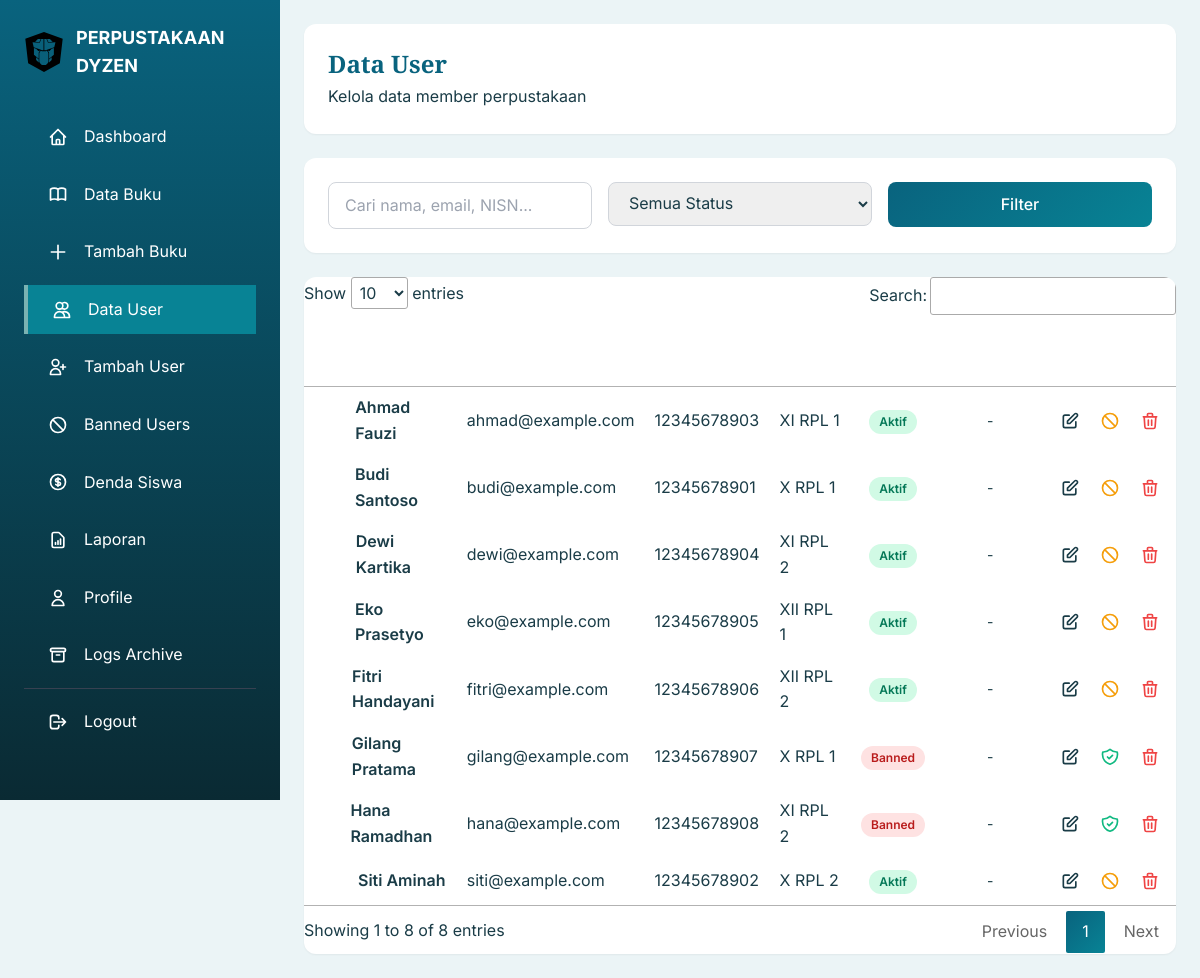
Screenshot of /page/admin/list_user.php (signed in) with the database file from the repository.
### tables this page shows
CREATE TABLE IF NOT EXISTS `users` (
    `id` INT(11) NOT NULL AUTO_INCREMENT,
    `nama` VARCHAR(100) NOT NULL,
    `email` VARCHAR(100) NOT NULL,
    `password` VARCHAR(255) NOT NULL,
    `role` ENUM('admin', 'user') NOT NULL DEFAULT 'user',
    `nisn` VARCHAR(20) DEFAULT NULL,
    `kelas` VARCHAR(20) DEFAULT NULL,
    `foto` VARCHAR(255) DEFAULT NULL,
    `status` ENUM('aktif', 'banned') NOT NULL DEFAULT 'aktif',
    `token_reset` VARCHAR(255) DEFAULT NULL,
    `last_login` DATETIME DEFAULT NULL,
    `created_at` TIMESTAMP NOT NULL DEFAULT CURRENT_TIMESTAMP,
    `updated_at` TIMESTAMP NOT NULL DEFAULT CURRENT_TIMESTAMP ON UPDATE CURRENT_TIMESTAMP,
    PRIMARY KEY (`id`),
    UNIQUE KEY `email` (`email`),
    UNIQUE KEY `nisn` (`nisn`),
    KEY `idx_status` (`status`),
    KEY `idx_role_status` (`role`, `status`)
);

### config/data_base.php (called while the page is built, shortened)
<?php
function e($string, $flags = ENT_QUOTES) {
    return htmlspecialchars($string ?? '', $flags, 'UTF-8');
}

### page/admin/list_user.php (the view, shortened to what this page needs)
<?php
require_once '../../config/data_base.php';
$search = isset($_GET['search']) ? sanitize($_GET['search']) : '';
$query = "SELECT * FROM users WHERE role = 'user'";
$params = [];
$query .= " ORDER BY created_at DESC";
$stmt = $pdo->prepare($query);
$stmt->execute($params);
$users = $stmt->fetchAll();
?>
<!DOCTYPE html>
<html lang="id">
<head>
    <link href="https://cdn.jsdelivr.net/npm/tailwindcss@2/dist/tailwind.min.css" rel="stylesheet">
    <link href="https://cdn.datatables.net/1.13.4/css/jquery.dataTables.min.css" rel="stylesheet">
    <link rel="stylesheet" href="../../assets/css/style.css">
</head>
<body>
    <?php include 'sidebar_admin.php'; ?>
    <div class="main-content">
        <div class="bg-white rounded-xl shadow-sm p-6 mb-6">
            <div class="flex justify-between items-center flex-wrap gap-4">
                <div>
                    <h1 class="text-2xl font-playfair font-bold text-primary">Data User</h1>
                    <p class="text-text-light mt-1">Kelola data member perpustakaan</p>
                </div>
                <a href="tambah_user.php" class="inline-flex items-center gap-2 bg-gradient-to-r from-primary to-secondary text-white px-5 py-2.5 rounded-lg font-semibold hover:shadow-md transition transform hover:-translate-y-0.5">
                    <svg class="w-5 h-5" fill="none" stroke="currentColor" viewBox="0 0 24 24">
                        <path stroke-linecap="round" stroke-linejoin="round" stroke-width="2" d="M18 9v3m0 0v3m0-3h3m-3 0h-3m-2-5a4 4 0 11-8 0 4 4 0 018 0zM3 20a6 6 0 0112 0v1H3v-1z"/>
                    </svg>
                </a>
            </div>
        </div>
        <div class="bg-white rounded-xl shadow-sm p-6 mb-6">
            <form method="GET" action="" class="grid md:grid-cols-3 gap-4">
                <div>
                    <input type="text" name="search" placeholder="Cari nama, email, NISN..."
                           value="<?= e($search) ?>"
                           class="w-full px-4 py-2.5 border border-gray-300 rounded-lg focus:outline-none focus:border-primary focus:ring-2 focus:ring-primary/20 transition">
                </div>
                <div>
                    <select name="status" class="w-full px-4 py-2.5 border border-gray-300 rounded-lg focus:outline-none focus:border-primary focus:ring-2 focus:ring-primary/20 transition">
                        <option value="">Semua Status</option>
                    </select>
                </div>
                <div>
                    <button type="submit" class="btn-primary w-full">Filter</button>
                </div>
            </form>
        </div>
        <div class="bg-white rounded-xl shadow-sm overflow-hidden">
            <div class="overflow-x-auto">
                <table id="usersTable" class="w-full">
                    <thead class="bg-gradient-to-r from-primary to-secondary text-white">
                        <tr>
                            <th class="px-6 py-4 text-left">Nama</th>
                            <th class="px-6 py-4 text-left">Email</th>
                            <th class="px-6 py-4 text-left">NISN</th>
                            <th class="px-6 py-4 text-left">Kelas</th>
                            <th class="px-6 py-4 text-center">Status</th>
                            <th class="px-6 py-4 text-center">Terakhir Login</th>
                            <th class="px-6 py-4 text-center">Aksi</th>
                        </tr>
                    </thead>
                    <tbody>
                        <?php foreach ($users as $user): ?>
                        <tr class="border-b hover:bg-gray-50 transition">
                            <td class="px-6 py-4">
                                <div class="flex items-center gap-3">
                                    <?php if (!empty($user['foto']) && file_exists('../../uploads/covers/' . $user['foto'])): ?>
                                        <img src="../../uploads/covers/<?= e($user['foto']) ?>" class="w-8 h-8 rounded-full object-cover">
                                    <?php else: ?>
                                        <div class="w-8 h-8 bg-gradient-to-br from-primary to-secondary rounded-full flex items-center justify-center text-white text-sm font-bold">
                                        </div>
                                    <?php endif; ?>
                                    <div class="font-semibold"><?= e($user['nama']) ?></div>
                                </div>
                             </td>
                            <td class="px-6 py-4"><?= e($user['email']) ?></td>
                            <td class="px-6 py-4"><?= e($user['nisn']) ?></td>
                            <td class="px-6 py-4"><?= e($user['kelas']) ?></td>
                            <td class="px-6 py-4 text-center">
                                <span class="inline-flex px-2.5 py-1 rounded-full text-xs font-semibold <?= $user['status'] == 'aktif' ? 'bg-green-100 text-green-700' : 'bg-red-100 text-red-700' ?>">
                                    <?= $user['status'] == 'aktif' ? 'Aktif' : 'Banned' ?>
                                </span>
                            </td>
                            <td class="px-6 py-4 text-center text-sm">
                                <?= $user['last_login'] ? date('d/m/Y H:i', strtotime($user['last_login'])) : '-' ?>
                            </td>
                            <td class="px-6 py-4 text-center">
                                <div class="flex justify-center items-center gap-2">
                                    <a href="edit_user.php?id=<?= $user['id'] ?>" class="action-btn action-edit text-primary" title="Edit">
                                        <svg class="w-5 h-5" fill="none" stroke="currentColor" viewBox="0 0 24 24">
                                            <path stroke-linecap="round" stroke-linejoin="round" stroke-width="2" d="M11 5H6a2 2 0 00-2 2v11a2 2 0 002 2h11a2 2 0 002-2v-5m-1.414-9.414a2 2 0 112.828 2.828L11.828 15H9v-2.828l8.586-8.586z"/>
                                        </svg>
                                    </a>
                                    <?php if ($user['status'] == 'aktif'): ?>
                                        <a href="javascript:void(0)" onclick="confirmBan(<?= $user['id'] ?>, '<?= addslashes($user['nama']) ?>')" class="action-btn action-ban text-yellow-500" title="Ban User">
                                            <svg class="w-5 h-5" fill="none" stroke="currentColor" viewBox="0 0 24 24">
                                                <path stroke-linecap="round" stroke-linejoin="round" stroke-width="2" d="M18.364 18.364A9 9 0 005.636 5.636m12.728 12.728A9 9 0 015.636 5.636m12.728 12.728L5.636 5.636"/>
                                            </svg>
                                        </a>
                                    <?php else: ?>
                                        <a href="javascript:void(0)" onclick="confirmUnban(<?= $user['id'] ?>, '<?= addslashes($user['nama']) ?>')" class="action-btn action-unban text-green-500" title="Unban User">
                                        </a>
                                    <?php endif; ?>
                                    <a href="javascript:void(0)" onclick="confirmDelete(<?= $user['id'] ?>, '<?= addslashes($user['nama']) ?>')" class="action-btn action-delete text-red-500" title="Hapus">
                                        <svg class="w-5 h-5" fill="none" stroke="currentColor" viewBox="0 0 24 24">
                                            <path stroke-linecap="round" stroke-linejoin="round" stroke-width="2" d="M19 7l-.867 12.142A2 2 0 0116.138 21H7.862a2 2 0 01-1.995-1.858L5 7m5 4v6m4-6v6m1-10V4a1 1 0 00-1-1h-4a1 1 0 00-1 1v3M4 7h16"/>
                                        </svg>
                                    </a>
                                </div>
                            </td>
                        </tr>
                        <?php endforeach; ?>
                    </tbody>
                </table>
            </div>
        </div>
    </div>
</body>
</html>

### assets/css/style.css (style rules this page uses)
:root { --color-primary: #09637E; --color-secondary: #088395; --color-accent: #7AB2B2; --color-light: #EBF4F6; --color-white: #FFFFFF; --color-dark: #0A2A33; --color-danger: #E53E3E; --color-success: #38A169; --color-warning: #D69E2E; --color-text: #1A3C47; --color-text-light: #6B9EA8; --shadow-sm: 0 1px 2px 0 rgb(0 0 0 / 0.05); --shadow-md: 0 4px 6px -1px rgb(0 0 0 / 0.1); --shadow-lg: 0 10px 15px -3px rgb(0 0 0 / 0.1); --shadow-xl: 0 20px 25px -5px rgb(0 0 0 / 0.1); --transition-fast: 150ms ease; --transition-normal: 250ms ease; --transition-slow: 350ms ease; --radius-sm: 0.375rem; --radius-md: 0.5rem; --radius-lg: 0.75rem; --radius-xl: 1rem; }
* { margin: 0; padding: 0; box-sizing: border-box; }
body { font-family: 'Inter', sans-serif; color: var(--color-text); background-color: var(--color-light); line-height: 1.6; overflow-x: hidden; }
h1, h2, h3, h4, h5, h6 { font-family: 'Playfair Display', serif; font-weight: 700; line-height: 1.2; color: var(--color-primary); }
.btn-primary { background: linear-gradient(135deg, var(--color-primary), var(--color-secondary)); color: var(--color-white); padding: 0.75rem 1.5rem; border-radius: var(--radius-md); font-weight: 600; transition: all var(--transition-normal); border: none; cursor: pointer; position: relative; overflow: hidden; }

### page/admin/list_user.php (style rules this page uses)
.main-content { margin-left: 280px; padding: 1.5rem; transition: margin-left 0.3s ease; min-height: 100vh; }
.action-btn { transition: all 0.2s ease; display: inline-flex; align-items: center; justify-content: center; padding: 6px; border-radius: 8px; cursor: pointer; }
.btn-primary { background: linear-gradient(135deg, #09637E, #088395); color: white; padding: 10px 20px; border-radius: 0.5rem; font-weight: 500; transition: all 0.2s; border: none; cursor: pointer; }

### rows the page displays
users: nama "Budi Santoso", email "budi@example.com", nisn "12345678901", kelas "X RPL 1", status "Aktif"
users: nama "Siti Aminah", email "siti@example.com", nisn "12345678902", kelas "X RPL 2", status "Aktif"
users: nama "Ahmad Fauzi", email "ahmad@example.com", nisn "12345678903", kelas "XI RPL 1", status "Aktif"
users: nama "Dewi Kartika", email "dewi@example.com", nisn "12345678904", kelas "XI RPL 2", status "Aktif"
users: nama "Eko Prasetyo", email "eko@example.com", nisn "12345678905", kelas "XII RPL 1", status "Aktif"
users: nama "Fitri Handayani", email "fitri@example.com", nisn "12345678906", kelas "XII RPL 2", status "Aktif"
users: nama "Gilang Pratama", email "gilang@example.com", nisn "12345678907", kelas "X RPL 1", status "Banned"
users: nama "Hana Ramadhan", email "hana@example.com", nisn "12345678908", kelas "XI RPL 2", status "Banned"
